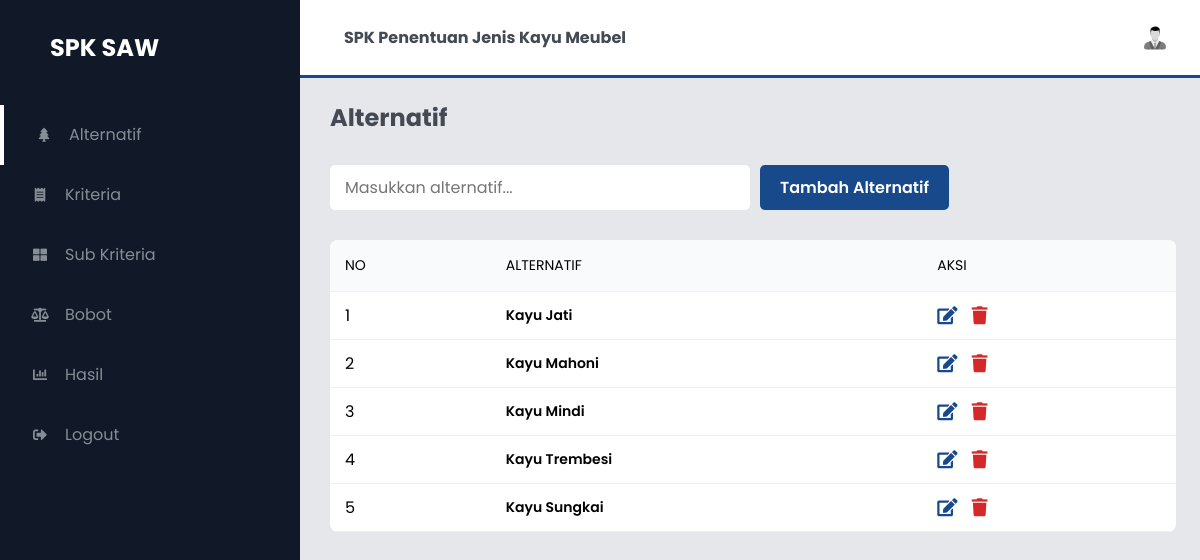
Screenshot of / (signed in) with the database file from the repository.
### tables this page shows
CREATE TABLE `alternatif` (
  `id_alternatif` int(11) NOT NULL,
  `nama_alternatif` varchar(100) NOT NULL
);

### index.php (called while the page is built, shortened)
<?php
if (empty($_SESSION['user']) AND empty($_SESSION['pass'])){
    include 'login.php';
}else{
    include 'alternatif.php';
}

### alternatif.php (the view, shortened to what this page needs)
<?php include 'components/head.php'; ?>
<body>
<?php include 'components/sidebar.php'; ?>
    <section id="interface">
<?php include 'components/navbar.php'; ?>
        <h3 class="i-name">
            Alternatif
        </h3>
        <form id="form" action="proses/tambah.php" method="post">
            <div class="values-alt">
                <input class="text-input" type="text" name="alternatif" id="alternatif" placeholder="Masukkan alternatif...">
                <button type="submit" id="buttonsimpan" class="btn btn-primary btn-alternatif">Tambah Alternatif</button>
            </div>
        </form>
        <div class="board">
            <table width="100%">
                <thead>
                    <tr>
                        <td>No</td>
                        <td>Alternatif</td>
                        <td>Aksi</td>
                    </tr>
                </thead>
                <tbody>
                    <?php
                        $query = "SELECT * FROM alternatif";
                        $execute = $conn->query($query);
                        if ($execute->num_rows > 0){
                            $no=1;
                            while($data=$execute->fetch_array(MYSQLI_ASSOC)){
                                echo"
                                <tr>
                                    <td>$no</td>
                                    <td><h5>$data[nama_alternatif]</h5></td>
                                    <td>
                                        <a href='alternatif_ubah.php?id=".$data['id_alternatif']."' class='edit'><i class='fas fa-edit'></i></a>
                                        <a href='proses/hapus.php?op=alternatif&id=".$data['id_alternatif']."' data-a=".$data['nama_alternatif']." id='hapus' class='hapus'><i class='fas fa-trash'></i></a>
                                    </td>
                                </tr>";
                                $no++;
                            }
                        }else{
                            echo "<tr><td  class='text-center text-green' colspan='4'><b>Kosong</b></td></tr>";
                        }
                    ?>
                </tbody>
            </table>
        </div>
    </section>
</body>
</html>

### assets/css/style.css (style rules this page uses)
* { margin: 0; padding: 0; box-sizing: border-box; font-family: 'Poppins', sans-serif; }
body { width: 100%; background: #E5E7EB; position: relative; display: flex; }
a { text-decoration: none; }
#interface { width: calc(100% - 300px); margin-left: 300px; position: relative; }
.i-name { color: #444a53; padding: 30px 30px 0 30px; font-size: 24px; font-weight: 700; margin-top: 70px; }
.values-alt { padding: 30px 30px 0 30px; display: flex; justify-content: flex-start; align-items: center; flex-wrap: wrap; }
.btn { align-items: center; border: none; border-radius: 5px; box-sizing: border-box; color: #ffffff; cursor: pointer; display: inline-flex; font-size: 16px; font-weight: 600; justify-content: center; line-height: 20px; max-width: 480px; min-height: 45px; min-width: 0px; overflow: hidden; padding: 0px 20px; text-align: center; touch-action: manipulation; transition: background-color 0.167s cubic-bezier(0.4, 0, 0.2, 1) 0s, box-shadow 0.167s cubic-bezier(0.4, 0, 0.2, 1) 0s, color 0.167s cubic-bezier(0.4, 0, 0.2, 1) 0s; user-select: none; -webkit-user-select: none; vertical-align: middle; }
.btn-alternatif { margin: 0px 10px; }
.btn-primary { background-color: #184a8b; }
.text-input { border: none; outline: none; font-size: 16px; --tw-border-opacity: 1; border-color: rgba(209, 213, 219, var(--tw-border-opacity)); width: 50%; padding: 10px 15px; border-radius: 5px; display: flex; justify-content: flex-start; align-items: center }
.board { width: 94%; margin: 30px 0 30px 30px; overflow: auto; background: #fff; border-radius: 8px; }
.board h5 { font-weight: 600; font-size: 14px; }
table { border-collapse: collapse; }
tr { border-bottom: 1px solid #eef0f3; }
thead td { font-size: 14px; text-transform: uppercase; font-weight: 400; background: #f9fafb; text-align: start; padding: 15px; }
tbody tr td { padding: 10px 15px; }
.edit { font-size: 18px; color: #184a8b; font-weight: 600; margin-right: 10px; }
.hapus { font-size: 18px; color: #d62828; font-weight: 600; }

### rows the page displays
alternatif: nama_alternatif "Kayu Jati"
alternatif: nama_alternatif "Kayu Mahoni"
alternatif: nama_alternatif "Kayu Mindi"
alternatif: nama_alternatif "Kayu Trembesi"
alternatif: nama_alternatif "Kayu Sungkai"
